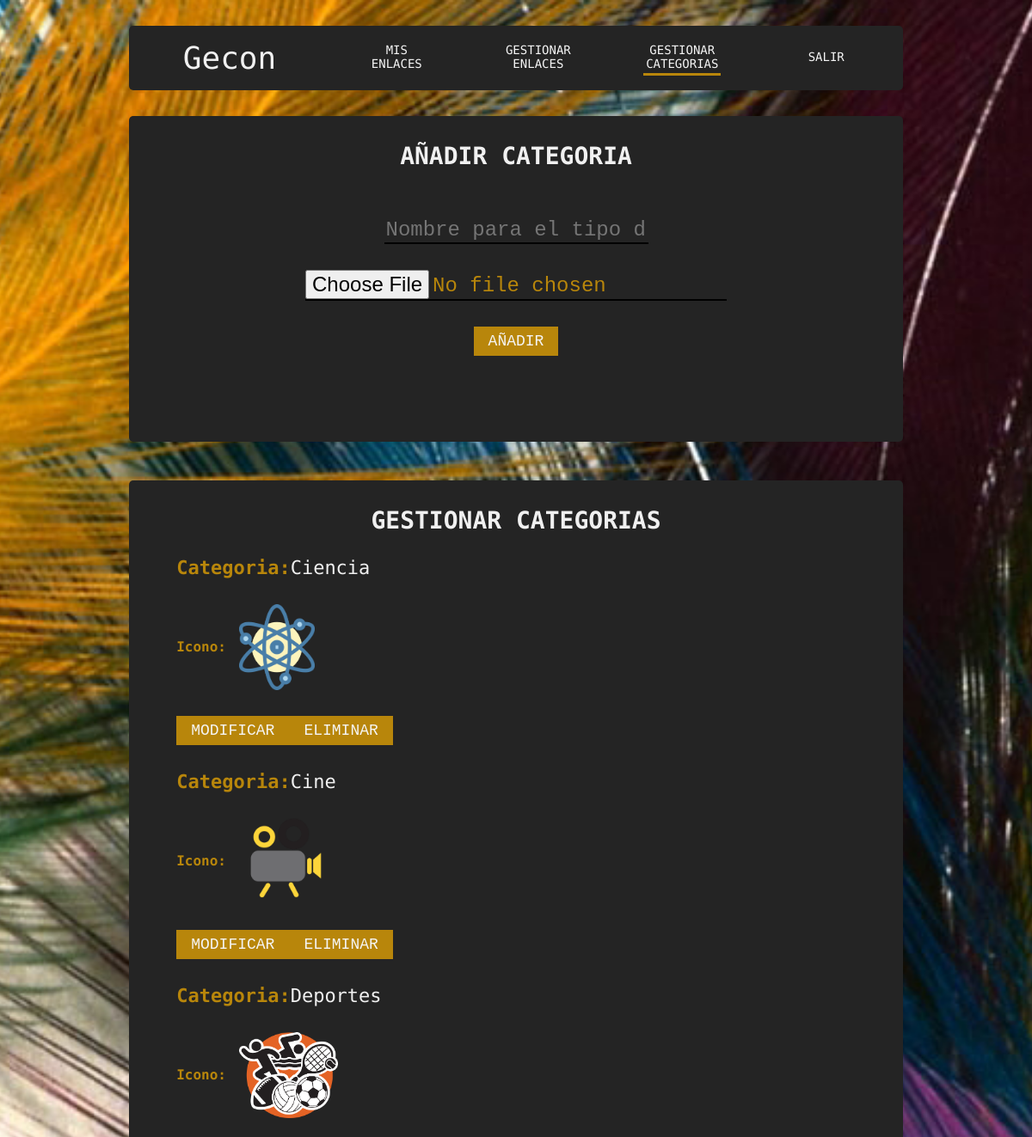
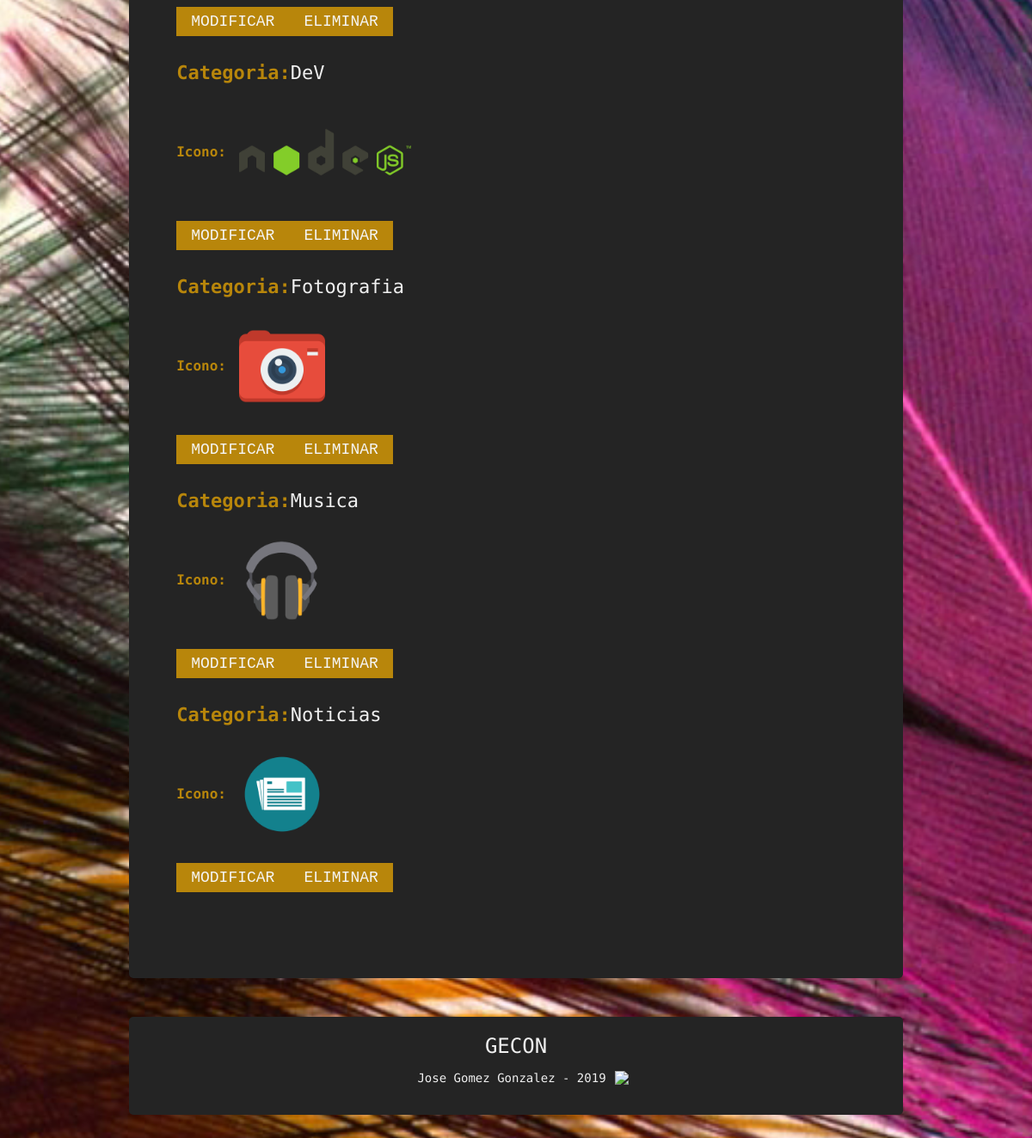
/vistas/tipos/gestionar_tipos.php (signed in), run on the app's committed database (2 pictures, top to bottom).
### tables this page shows
CREATE TABLE IF NOT EXISTS `tipos_enlace` (
  `id` int(11) NOT NULL AUTO_INCREMENT,
  `id_usuario` int(11) NOT NULL,
  `nombre` varchar(25) NOT NULL,
  `imagen` varchar(100) NOT NULL,
  PRIMARY KEY (`id`)
);

### modelos/BBDD.php (called while the page is built, shortened)
<?php
    abstract class BBDD{
         private $host = "localhost";
         private $user = "root";
         private $pass = "";
         private $bd = "gecon";
         public function __construct() {
            $this->conex = mysqli_connect($this->host, $this->user, $this->pass, $this->bd);
         }
     }
?>

### modelos/BBDDTiposEnlace.php (called while the page is built, shortened)
<?php
    require_once 'TipoEnlace.php';
    require_once 'BBDD.php';
    class BBDDTiposEnlace extends BBDD{
        public function obtenerTiposEnlace($idUser){
            $arrayTiposEnlace = array();
            $consulta = "SELECT * FROM tipos_enlace WHERE id_usuario=$idUser ORDER BY nombre ASC";
            $datos = mysqli_query($this->conex,$consulta);
            if(mysqli_num_rows($datos) > 0){
                while($reg = mysqli_fetch_array($datos)){
                    $tipoEnlace = new TipoEnlace($reg['id'], $reg['id_usuario'], $reg['nombre'], $reg['imagen']);
                    $arrayTiposEnlace[] = $tipoEnlace;
                }
            }
            return $arrayTiposEnlace;
        }
     }
?>

### modelos/TipoEnlace.php (called while the page is built, shortened)
<?php
    class TipoEnlace{
        private $nombre;
        private $imagen;
        function __construct($id, $idUsuario, $nombre, $imagen) {
            $this->nombre = $nombre;
            $this->imagen = $imagen;
        }
        function getNombre() {
            return $this->nombre;
        }
        function getImagen() {
            return $this->imagen;
        }
    }
?>

### componentes/PiePagina.php (called while the page is built)
<?php
    class PiePagina{
        private static $codHtml =
            '<footer>
                <div class="contenedor-footer">
                    <div class="footer-izq">
                       <h3>gecon<h3>
                    </div>
                    <div class="footer-der">
                        <a href="https://github.com/JoseGomez92">
                            <span>Jose Gomez Gonzalez - 2019</span>
                            <img class="logo-git" src="https://image.flaticon.com/icons/svg/23/23957.svg">
                        </a>
                    </div>
            </footer>';
        public static function obtenerPiePagina(){
            return self::$codHtml;
        }
    }
?>

### vistas/tipos/gestionar_tipos.php (the view, shortened to what this page needs)
<?php
    require_once '../../modelos/TipoEnlace.php';
    require_once '../../modelos/BBDDTiposEnlace.php';
    require_once '../../componentes/BarraNavegacion.php';
    require_once '../../componentes/PiePagina.php';
?>
<?php
    $bbdd = new BBDDTiposEnlace();
    $idUsuario = $_SESSION['id_user'];
?>
<!DOCTYPE html>
<html>
    <head>
	<link type="text/css" rel="stylesheet" href="../../css/reset.css">
        <link type="text/css" rel="stylesheet" href="../../css/styles.css">
        <link type="text/css" rel="stylesheet" href="../../css/gestion_tipos.css">
    </head>
    <body>
        <div class="contenedor-body">
            <header>
		<table class="contenedor-header">
                    <tr>
			<td class="contenedor-logo">
                            <h3>Gecon</h3>
			</td>
                        <td>
                            <?php echo BarraNavegacion::crearMenu(); ?>
                        </td>
                    </tr>
                </table>
            </header>
            <section>
		<div class="contenedor-section">
                    <div class="contenedor-seccion-principal">
			<div class="cabecera-seccion">
                            <h3>Añadir Categoria</h3>
            		</div>
			<div class="cuerpo-seccion">
                            <div>
                                <form method="post" action="gestionar_tipos.php" enctype="multipart/form-data">
                                    <div>
					<input type="text" name="nombre" placeholder="Nombre para el tipo de enlace" required />
					<input type="file" name="imagen" />
                                        <input type="submit" value="Añadir" name="anadir" />
                                    </div>
                                </form>
                            </div>
                        </div>
                    </div>
                    <div class="contenedor-seccion-principal">
			<div class="cabecera-seccion">
                            <h3>Gestionar Categorias</h3>
            		</div>
			<div class="cuerpo-seccion">
                            <div>
				<?php
                                    $arrayTipos = $bbdd->obtenerTiposEnlace($idUsuario);
                                    $pathImagenes = "../../recursos/iconos_tipos_enlaces";
                                    if(count($arrayTipos) > 0){
					foreach ($arrayTipos as $tipo){
                                            echo '<form class="form-modificar-tipo" method="post" action="modificar_borrar_tipo.php">',
                                            '<input type="hidden" name="id_tipo" value="'.$tipo->getId().'" />',
                                            '<p><b>Categoria:</b>'.$tipo->getNombre().'</p>',
                                            '<div class="contenedor-icono">
                                            <span><b>Icono:</b></span>
                                            <span><img src="'.$pathImagenes.'/'.$tipo->getImagen().'" alt="'.$tipo->getImagen().'" /></span>
                                            </div>',
                                            '<input style="display:inline;" type="submit" name="modificar" value="Modificar" />',
                                            '<input style="display:inline;" type="submit" name="eliminar" value="Eliminar" />',
                                            '</form>';
                                        }
                                    }
                                    else{
                                        echo '<p>¡Oops! No ha registrado ninguna categoria. Añada una para poder añadir sus enlaces.</p>';
                                    }
                                ?>
                            </div>
                        </div>
                    </div>
		</div>
            </section>
            <?php
                echo PiePagina::obtenerPiePagina();
            ?>
        </div>
    </body>
</html>

### css/styles.css (style rules this page uses)
html, body { width: 100%; font-family: 'Major Mono Display', monospace; background-color: transparent; }
body { background: url(../recursos/imagenes_pagina/fondo-pagina.jpg) no-repeat center center fixed; -webkit-background-size: cover; -moz-background-size: cover; -o-background-size: cover; background-size: cover; }
.contenedor-body { width: 900px; position: relative; left: 50%; margin-left: -450px; }
h1, h2, h3, h4, h5, h6, li, p, span, a, img { color: #f0f0f0; }
h3 { font-size: 28px; }
p { font-size: 22px; overflow-wrap: break-word; }
p b { color: darkgoldenrod; }
a { margin: 30px; font-size: 20px; }
input { font-family: monospace; }
input, select { display: block; margin: 30px auto; text-align: center; }
input[type="text"], input[type="password"], input[type="url"], input[type="file"], select { font-size: 24px; color: darkgoldenrod; background-color: inherit; border-bottom: 2px solid black; }
input[type="submit"] { padding: 5px 15px; font-size: 18px; text-transform: uppercase; color: whitesmoke; background-color: darkgoldenrod; border: 2px solid transparent; transition: .1s; }
a { display: block; text-align: center; color: dimgray; font-size: 14px; transition: .1s; }
header { height: 75px; margin-top: 30px; }
.contenedor-header { height: 100%; width: 100%; display: flex; flex-direction: row; justify-content: center; align-items: center; padding-left: 15px; padding-right: 15px; box-sizing: border-box; background-color: #242424; border-radius: 5px; }
.contenedor-logo { width: 200px; text-align: center; }
.contenedor-logo h3 { font-size: 36px; }
section { margin-top: 30px; }
.contenedor-section { width: 100%; }
.contenedor-seccion-principal { margin-bottom: 45px; padding-top: 30px; padding-left: 30px; padding-right: 30px; padding-bottom: 45px; box-sizing: border-box; background-color: #242424; border-radius: 5px; }
.cabecera-seccion h3 { text-align: center; text-transform: uppercase; font-weight: bold; }
.cuerpo-seccion { padding: 3%; }
footer { margin: auto; margin-bottom: 30px; padding: 20px; box-sizing: border-box; border-radius: 5px; background-color: #242424; }
.contenedor-footer { width: 100%; }
.footer-izq h3 { font-size: 24px; text-align: center; text-transform: uppercase; }
.footer-der a { width: 100%; margin: 15px; display: flex; justify-content: center; flex-direction: row; align-items: center; }
.footer-der a span { transition: .1s; }
.logo-git { width: 30px; margin-left: 10px; }

### css/gestion_tipos.css (style rules this page uses)
span b { color: darkgoldenrod; }
.contenedor-icono { margin-top: 30px; display: flex; flex-wrap: wrap; }
.contenedor-icono span { display: flex; align-items: center; margin-right: 15px; }
.contenedor-icono img { height: 100px; }

### data on the page
tipos_enlace: nombre "Ciencia", imagen (picture)
tipos_enlace: nombre "Cine", imagen (picture)
tipos_enlace: nombre "Deportes", imagen (picture)
tipos_enlace: nombre "DeV", imagen (picture)
tipos_enlace: nombre "Fotografia", imagen (picture)
tipos_enlace: nombre "Musica", imagen (picture)
tipos_enlace: nombre "Noticias", imagen (picture)

### other printed values
$key "MIS ENLACES"
$key "GESTIONAR ENLACES"
$key "GESTIONAR CATEGORIAS"
$key "SALIR"
PiePagina::obtenerPiePagina() "GECON Jose Gomez Gonzalez - 2019"
